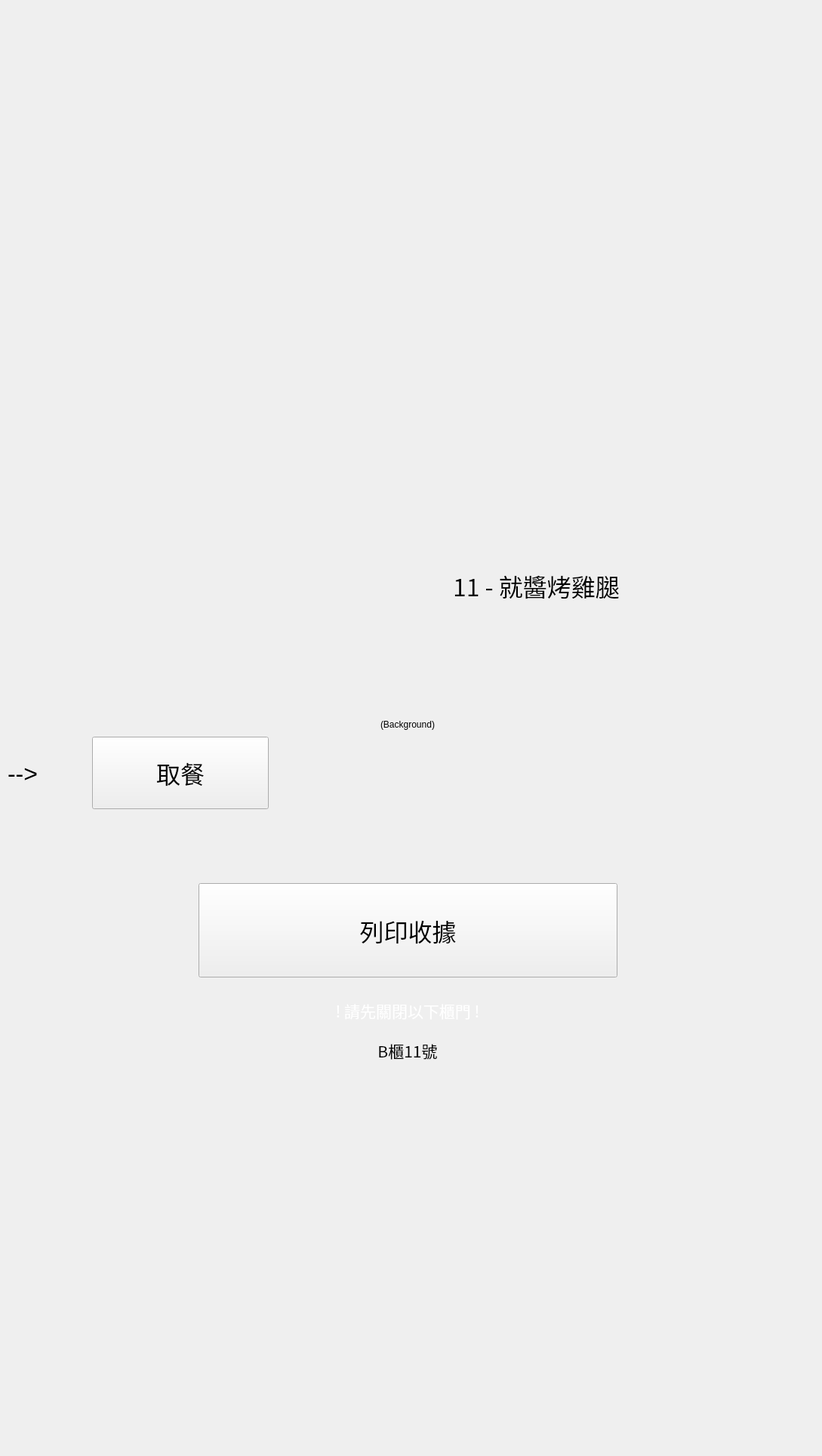
    <widget class="QWidget" name="page_preorder_result">
     <widget class="QPushButton" name="pbtn_preorder_finish">
      <property name="geometry">
       <rect>
        <x>263</x>
        <y>1170</y>
        <width>555</width>
        <height>125</height>
       </rect>
      </property>
      <property name="font">
       <font>
        <family>Noto Sans CJK TC</family>
        <pointsize>24</pointsize>
       </font>
      </property>
      <property name="text">
       <string>列印收據</string>
      </property>
     </widget>
     <widget class="QPushButton" name="pbtn_preorder_open">
      <property name="geometry">
       <rect>
        <x>122</x>
        <y>976</y>
        <width>234</width>
        <height>96</height>
       </rect>
      </property>
      <property name="font">
       <font>
        <family>Noto Sans CJK TC</family>
        <pointsize>24</pointsize>
       </font>
      </property>
      <property name="text">
       <string>取餐</string>
      </property>
     </widget>
     <widget class="QLabel" name="lbl_preorder_result_bg">
      <property name="geometry">
       <rect>
        <x>0</x>
        <y>0</y>
        <width>1080</width>
        <height>1920</height>
       </rect>
      </property>
      <property name="text">
       <string>(Background)</string>
      </property>
      <property name="alignment">
       <set>Qt::AlignCenter</set>
      </property>
     </widget>
     <widget class="QLabel" name="lbl_preorder_result">
      <property name="geometry">
       <rect>
        <x>600</x>
        <y>752</y>
        <width>400</width>
        <height>180</height>
       </rect>
      </property>
      <property name="font">
       <font>
        <family>Noto Sans CJK TC</family>
        <pointsize>24</pointsize>
       </font>
      </property>
      <property name="text">
       <string>11 - 就醬烤雞腿</string>
      </property>
      <property name="alignment">
       <set>Qt::AlignLeading|Qt::AlignLeft|Qt::AlignTop</set>
      </property>
     </widget>
     <widget class="QLabel" name="lbl_preorder_result_hint">
      <property name="geometry">
       <rect>
        <x>359</x>
        <y>1305</y>
        <width>362</width>
        <height>68</height>
       </rect>
      </property>
      <property name="font">
       <font>
        <family>Noto Sans CJK TC</family>
        <pointsize>16</pointsize>
       </font>
      </property>
      <property name="styleSheet">
       <string notr="true">color: rgb(255, 255, 255);
background-color: rgba(255, 255, 255, 0);</string>
      </property>
      <property name="text">
       <string>! 請先關閉以下櫃門 !</string>
      </property>
      <property name="alignment">
       <set>Qt::AlignCenter</set>
      </property>
     </widget>
     <widget class="QLabel" name="lbl_preorder_result_door_hint">
      <property name="geometry">
       <rect>
        <x>300</x>
        <y>1372</y>
        <width>480</width>
        <height>40</height>
       </rect>
      </property>
      <property name="font">
       <font>
        <family>Noto Sans CJK TC</family>
        <pointsize>16</pointsize>
       </font>
      </property>
      <property name="text">
       <string>B櫃11號</string>
      </property>
      <property name="alignment">
       <set>Qt::AlignCenter</set>
      </property>
     </widget>
     <widget class="QLabel" name="lbl_preorder_open_hint">
      <property name="geometry">
       <rect>
        <x>10</x>
        <y>985</y>
        <width>135</width>
        <height>80</height>
       </rect>
      </property>
      <property name="font">
       <font>
        <pointsize>24</pointsize>
       </font>
      </property>
      <property name="text">
       <string>--&gt;</string>
      </property>
     </widget>
     <zorder>lbl_preorder_result_bg</zorder>
     <zorder>pbtn_preorder_finish</zorder>
     <zorder>pbtn_preorder_open</zorder>
     <zorder>lbl_preorder_result</zorder>
     <zorder>lbl_preorder_result_hint</zorder>
     <zorder>lbl_preorder_result_door_hint</zorder>
     <zorder>lbl_preorder_open_hint</zorder>
    </widget>
